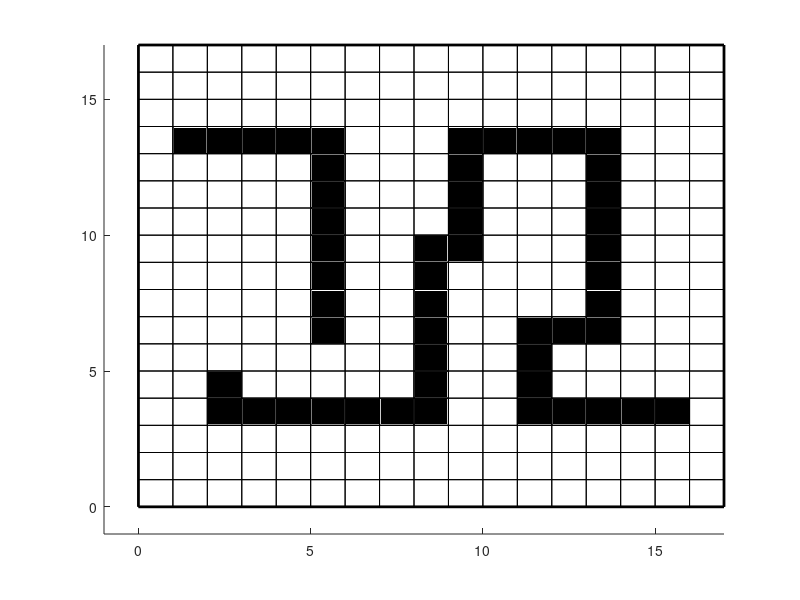

Here is the MATLAB script that generated this plot:
clear all;
close all;
dim_x = 17; dim_y = 17;
axis([-1 dim_x -1 dim_y]);
rectangle('Position', [0, 0, 17, 17], 'linewidth',2);
for i=0:16
        rectangle('Position', [0, i, 17, 1]);
end

for i=0:16
        rectangle('Position', [i, 0, 1, 17]);
end

rectangle('Position',[2, 3, 1, 1], 'facecolor', 'black');
rectangle('Position',[3, 3, 1, 1], 'facecolor', 'black');
rectangle('Position',[4, 3, 1, 1], 'facecolor', 'black');
rectangle('Position',[5, 3, 1, 1], 'facecolor', 'black');
rectangle('Position',[6, 3, 1, 1], 'facecolor', 'black');
rectangle('Position',[7, 3, 1, 1], 'facecolor', 'black');
rectangle('Position',[8, 3, 1, 1], 'facecolor', 'black');
rectangle('Position',[11, 3, 1, 1], 'facecolor', 'black');
rectangle('Position',[12, 3, 1, 1], 'facecolor', 'black');
rectangle('Position',[13, 3, 1, 1], 'facecolor', 'black');
rectangle('Position',[14, 3, 1, 1], 'facecolor', 'black');
rectangle('Position',[15, 3, 1, 1], 'facecolor', 'black');
rectangle('Position',[2, 4, 1, 1], 'facecolor', 'black');
rectangle('Position',[8, 4, 1, 1], 'facecolor', 'black');
rectangle('Position',[11, 4, 1, 1], 'facecolor', 'black');
rectangle('Position',[8, 5, 1, 1], 'facecolor', 'black');
rectangle('Position',[11, 5, 1, 1], 'facecolor', 'black');
rectangle('Position',[5, 6, 1, 1], 'facecolor', 'black');
rectangle('Position',[8, 6, 1, 1], 'facecolor', 'black');
rectangle('Position',[11, 6, 1, 1], 'facecolor', 'black');
rectangle('Position',[12, 6, 1, 1], 'facecolor', 'black');
rectangle('Position',[13, 6, 1, 1], 'facecolor', 'black');
rectangle('Position',[5, 7, 1, 1], 'facecolor', 'black');
rectangle('Position',[8, 7, 1, 1], 'facecolor', 'black');
rectangle('Position',[13, 7, 1, 1], 'facecolor', 'black');
rectangle('Position',[5, 8, 1, 1], 'facecolor', 'black');
rectangle('Position',[8, 8, 1, 1], 'facecolor', 'black');
rectangle('Position',[13, 8, 1, 1], 'facecolor', 'black');
rectangle('Position',[5, 9, 1, 1], 'facecolor', 'black');
rectangle('Position',[8, 9, 1, 1], 'facecolor', 'black');
rectangle('Position',[9, 9, 1, 1], 'facecolor', 'black');
rectangle('Position',[13, 9, 1, 1], 'facecolor', 'black');
rectangle('Position',[5, 10, 1, 1], 'facecolor', 'black');
rectangle('Position',[9, 10, 1, 1], 'facecolor', 'black');
rectangle('Position',[13, 10, 1, 1], 'facecolor', 'black');
rectangle('Position',[5, 11, 1, 1], 'facecolor', 'black');
rectangle('Position',[9, 11, 1, 1], 'facecolor', 'black');
rectangle('Position',[13, 11, 1, 1], 'facecolor', 'black');
rectangle('Position',[5, 12, 1, 1], 'facecolor', 'black');
rectangle('Position',[9, 12, 1, 1], 'facecolor', 'black');
rectangle('Position',[13, 12, 1, 1], 'facecolor', 'black');
rectangle('Position',[1, 13, 1, 1], 'facecolor', 'black');
rectangle('Position',[2, 13, 1, 1], 'facecolor', 'black');
rectangle('Position',[3, 13, 1, 1], 'facecolor', 'black');
rectangle('Position',[4, 13, 1, 1], 'facecolor', 'black');
rectangle('Position',[5, 13, 1, 1], 'facecolor', 'black');
rectangle('Position',[9, 13, 1, 1], 'facecolor', 'black');
rectangle('Position',[10, 13, 1, 1], 'facecolor', 'black');
rectangle('Position',[11, 13, 1, 1], 'facecolor', 'black');
rectangle('Position',[12, 13, 1, 1], 'facecolor', 'black');
rectangle('Position',[13, 13, 1, 1], 'facecolor', 'black');


hold on;
